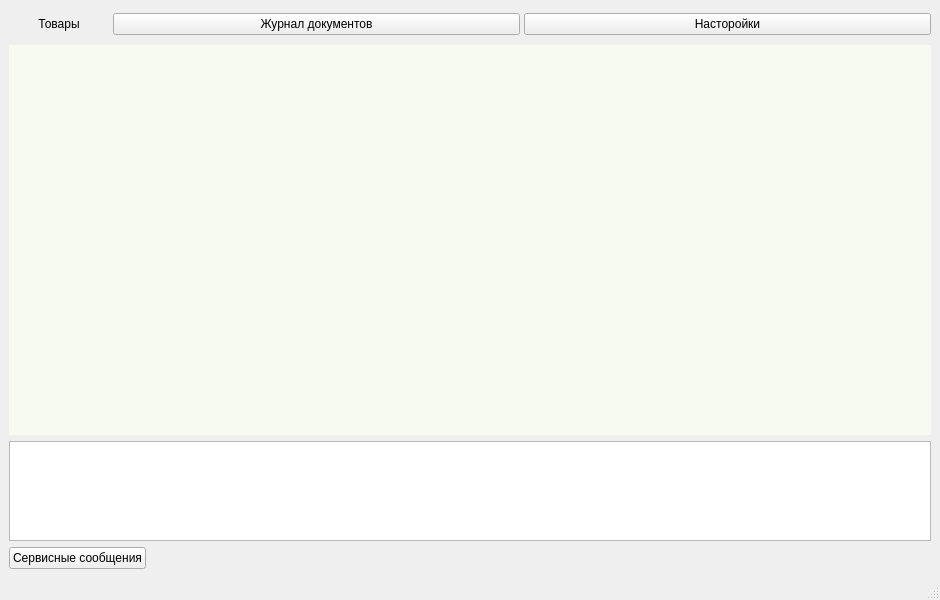
<?xml version="1.0" encoding="UTF-8"?>
<ui version="4.0">
 <class>MainWindow</class>
 <widget class="QMainWindow" name="MainWindow">
  <property name="geometry">
   <rect>
    <x>0</x>
    <y>0</y>
    <width>940</width>
    <height>600</height>
   </rect>
  </property>
  <property name="windowTitle">
   <string>Shop Assistant</string>
  </property>
  <property name="windowIcon">
   <iconset resource="../../../icons/icons.qrc">
    <normaloff>:/icons/helper.ico</normaloff>:/icons/helper.ico</iconset>
  </property>
  <property name="toolButtonStyle">
   <enum>Qt::ToolButtonTextOnly</enum>
  </property>
  <property name="documentMode">
   <bool>false</bool>
  </property>
  <property name="tabShape">
   <enum>QTabWidget::Rounded</enum>
  </property>
  <widget class="QWidget" name="centralwidget">
   <layout class="QGridLayout" name="gridLayout">
    <item row="2" column="0">
     <widget class="QPushButton" name="servMessages_btn">
      <property name="sizePolicy">
       <sizepolicy hsizetype="Fixed" vsizetype="Fixed">
        <horstretch>0</horstretch>
        <verstretch>0</verstretch>
       </sizepolicy>
      </property>
      <property name="text">
       <string>Сервисные сообщения</string>
      </property>
     </widget>
    </item>
    <item row="0" column="0">
     <layout class="QVBoxLayout" name="verticalLayout">
      <item>
       <layout class="QHBoxLayout" name="menuBar_l">
        <property name="spacing">
         <number>4</number>
        </property>
        <item>
         <widget class="QPushButton" name="open_products_tables_btn">
          <property name="sizePolicy">
           <sizepolicy hsizetype="Fixed" vsizetype="Fixed">
            <horstretch>0</horstretch>
            <verstretch>0</verstretch>
           </sizepolicy>
          </property>
          <property name="minimumSize">
           <size>
            <width>100</width>
            <height>30</height>
           </size>
          </property>
          <property name="maximumSize">
           <size>
            <width>100</width>
            <height>30</height>
           </size>
          </property>
          <property name="text">
           <string>Товары</string>
          </property>
          <property name="icon">
           <iconset resource="../../../icons/icons.qrc">
            <normaloff>:/icons/goods.ico</normaloff>:/icons/goods.ico</iconset>
          </property>
          <property name="iconSize">
           <size>
            <width>30</width>
            <height>30</height>
           </size>
          </property>
          <property name="flat">
           <bool>true</bool>
          </property>
         </widget>
        </item>
        <item>
         <widget class="QPushButton" name="pushButton">
          <property name="text">
           <string>Журнал документов</string>
          </property>
         </widget>
        </item>
        <item>
         <widget class="QPushButton" name="settings">
          <property name="text">
           <string>Насторойки</string>
          </property>
         </widget>
        </item>
       </layout>
      </item>
     </layout>
    </item>
    <item row="1" column="0">
     <layout class="QVBoxLayout" name="verticalLayout_3">
      <item>
       <widget class="QMdiArea" name="mdiArea">
        <property name="cursor" stdset="0">
         <cursorShape>ArrowCursor</cursorShape>
        </property>
        <property name="verticalScrollBarPolicy">
         <enum>Qt::ScrollBarAlwaysOff</enum>
        </property>
        <property name="horizontalScrollBarPolicy">
         <enum>Qt::ScrollBarAlwaysOff</enum>
        </property>
        <property name="background">
         <brush brushstyle="SolidPattern">
          <color alpha="255">
           <red>246</red>
           <green>250</green>
           <blue>239</blue>
          </color>
         </brush>
        </property>
        <property name="viewMode">
         <enum>QMdiArea::SubWindowView</enum>
        </property>
        <property name="tabsClosable">
         <bool>false</bool>
        </property>
        <property name="tabPosition">
         <enum>QTabWidget::South</enum>
        </property>
       </widget>
      </item>
      <item>
       <widget class="QTextBrowser" name="log">
        <property name="enabled">
         <bool>true</bool>
        </property>
        <property name="sizePolicy">
         <sizepolicy hsizetype="Expanding" vsizetype="Fixed">
          <horstretch>0</horstretch>
          <verstretch>0</verstretch>
         </sizepolicy>
        </property>
        <property name="maximumSize">
         <size>
          <width>16777215</width>
          <height>100</height>
         </size>
        </property>
       </widget>
      </item>
     </layout>
    </item>
   </layout>
  </widget>
  <widget class="QStatusBar" name="statusbar"/>
 </widget>
 <resources>
  <include location="../../../icons/icons.qrc"/>
 </resources>
 <connections>
  <connection>
   <sender>servMessages_btn</sender>
   <signal>clicked()</signal>
   <receiver>MainWindow</receiver>
   <slot>show_hide_servMes()</slot>
   <hints>
    <hint type="sourcelabel">
     <x>114</x>
     <y>555</y>
    </hint>
    <hint type="destinationlabel">
     <x>178</x>
     <y>538</y>
    </hint>
   </hints>
  </connection>
  <connection>
   <sender>pushButton</sender>
   <signal>clicked()</signal>
   <receiver>MainWindow</receiver>
   <slot>create_docJournal()</slot>
   <hints>
    <hint type="sourcelabel">
     <x>776</x>
     <y>41</y>
    </hint>
    <hint type="destinationlabel">
     <x>695</x>
     <y>46</y>
    </hint>
   </hints>
  </connection>
  <connection>
   <sender>open_products_tables_btn</sender>
   <signal>clicked()</signal>
   <receiver>MainWindow</receiver>
   <slot>openProductTables()</slot>
   <hints>
    <hint type="sourcelabel">
     <x>62</x>
     <y>30</y>
    </hint>
    <hint type="destinationlabel">
     <x>114</x>
     <y>45</y>
    </hint>
   </hints>
  </connection>
 </connections>
 <slots>
  <slot>create_editProdGroup()</slot>
  <slot>show_hide_servMes()</slot>
  <slot>create_productTable()</slot>
  <slot>create_receptFromTransit()</slot>
  <slot>create_addProd()</slot>
  <slot>create_docJournal()</slot>
  <slot>openProductTables()</slot>
 </slots>
</ui>
